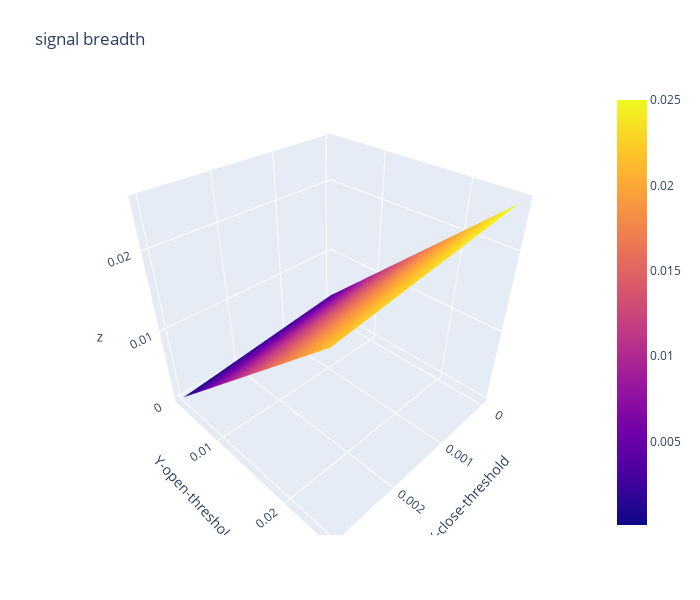

Source (notebook cell):
### Code cell
import plotly.graph_objects as go

x_data = df_breadth.columns.to_list() # close threshold

y_data = df_breadth.index.to_list() # open threshold

z_data = df_breadth.copy(deep=True) # win rate

fig = go.Figure(data=[go.Surface(z=z_data.values,x=x_data,y=y_data)])

fig.update_layout(title="signal breadth", # 标题
                  autosize=False,  # 尺度自动缩放
                  width=700,  # 长宽
                  height=600,
                  margin=dict(l=65,r=50,b=65,t=90),  # 4个位置的距离
                  scene=dict(xaxis_title='X-close-threshold',yaxis_title='Y-open-threshold')
                )

fig.show()

### Figure 1 — Plotly figure (JSON) as saved in the notebook; plotly's stock layout.template omitted (floating-point values rounded to 4 significant figures)
{"data": [{"type": "surface", "x": [0, 0.001, 0.002, 0.003], "y": [0.0031, 0.0032, 0.0035, 0.004, 0.005, 0.006, 0.007, 0.008, 0.009, 0.01, 0.011, 0.012, 0.013, 0.014, 0.015, 0.016, 0.017, 0.018, 0.019, 0.02, 0.021, 0.022, 0.023, 0.024, 0.025], "z": [[0.0031, 0.0021, 0.0011, 0.0001], [0.0032, 0.0022, 0.0012, 0.0002], [0.0035, 0.0025, 0.0015, 0.0005], [0.004, 0.003, 0.002, 0.001], [0.005, 0.004, 0.003, 0.002], [0.006, 0.005, 0.004, 0.003], [0.007, 0.006, 0.005, 0.004], [0.008, 0.007, 0.006, 0.005], [0.009, 0.008, 0.007, 0.006], [0.01, 0.009, 0.008, 0.007], [0.011, 0.01, 0.009, 0.008], [0.012, 0.011, 0.01, 0.009], [0.013, 0.012, 0.011, 0.01], [0.014, 0.013, 0.012, 0.011], [0.015, 0.014, 0.013, 0.012], [0.016, 0.015, 0.014, 0.013], [0.017, 0.016, 0.015, 0.014], [0.018, 0.017, 0.016, 0.015], [0.019, 0.018, 0.017, 0.016], [0.02, 0.019, 0.018, 0.017], [0.021, 0.02, 0.019, 0.018], [0.022, 0.021, 0.02, 0.019], [0.023, 0.022, 0.021, 0.02], [0.024, 0.023, 0.022, 0.021], [0.025, 0.024, 0.023, 0.022]]}], "layout": {"autosize": false, "height": 600, "margin": {"b": 65, "l": 65, "r": 50, "t": 90}, "scene": {"xaxis": {"title": {"text": "X-close-threshold"}}, "yaxis": {"title": {"text": "Y-open-threshold"}}}, "title": {"text": "signal breadth"}, "width": 700}}
